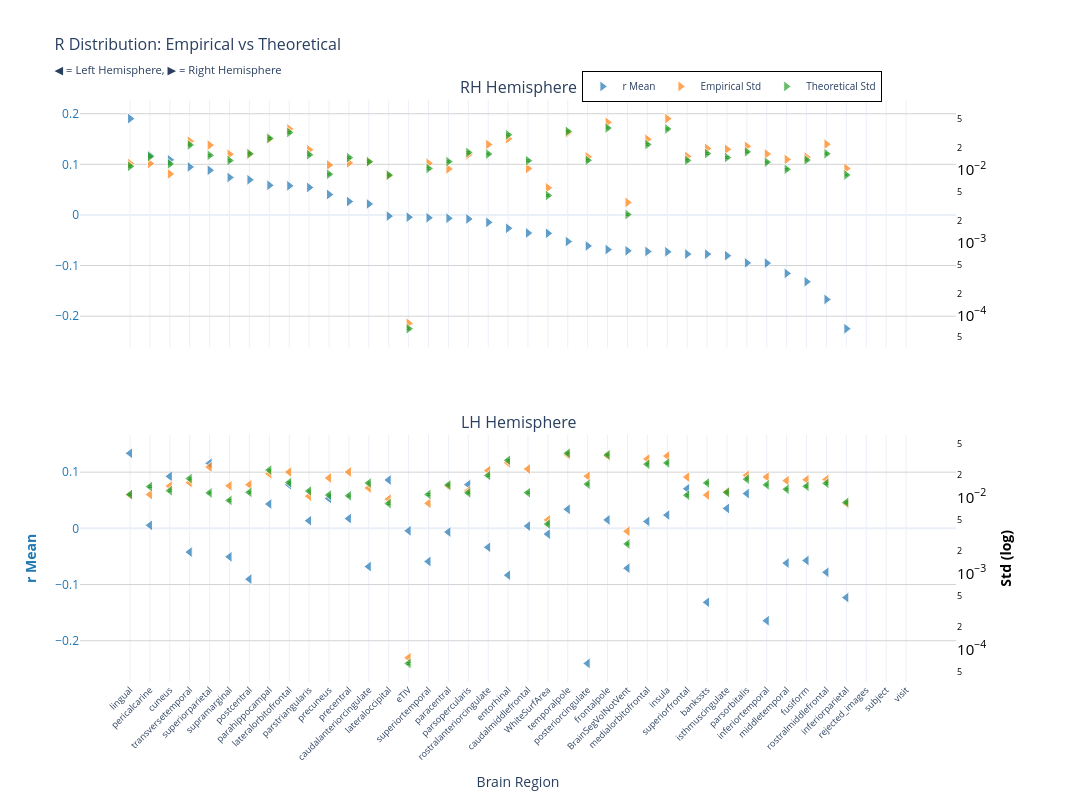
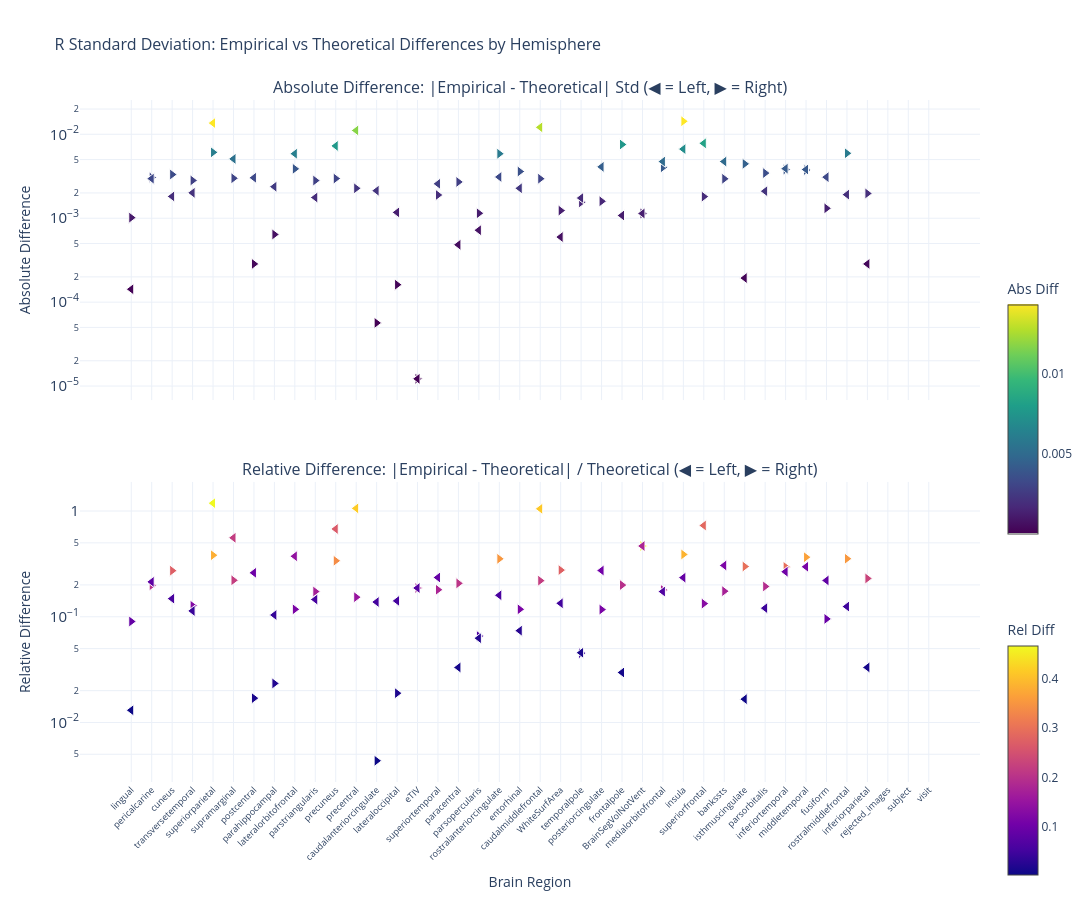

The notebook cell these images were saved under, in order:
### Markdown cell above
### F-statistic

### Code cell
nu_nav = df_npvr[(df_npvr["timepoint"] == "baseline") & (df_npvr["group"] == "HC-PD")]
data_path = stats_dir / f"partial_correlation_baseline_{METRIC}.parquet"
df, stats = get_test_stats(
    data_path,
    stat_functions_F,
    nu_nav,
    hemisphere=True,
    study="baseline",
    raw_values=True,
)
show_figure(stats, hemisphere=True, stat_name="r", study="baseline", metric=METRIC)

### Figure 1 — Plotly figure (JSON) as saved in the notebook; plotly's stock layout.template omitted (floating-point values rounded to 4 significant figures)
{"data": [{"hovertemplate": "<b>%{x}</b><br>Mean r: %{y:.2f}<br><extra></extra>", "legendgroup": "mean", "marker": {"color": "#1f77b4", "line": {"color": "white", "width": 1}, "opacity": 0.7, "size": 10, "symbol": "triangle-right"}, "mode": "markers", "name": "r Mean", "showlegend": true, "type": "scatter", "x": ["lingual", "pericalcarine", "cuneus", "transversetemporal", "superiorparietal", "supramarginal", "postcentral", "parahippocampal", "lateralorbitofrontal", "parstriangularis", "precuneus", "precentral", "caudalanteriorcingulate", "lateraloccipital", "eTIV", "superiortemporal", "paracentral", "parsopercularis", "rostralanteriorcingulate", "entorhinal", "caudalmiddlefrontal", "WhiteSurfArea", "temporalpole", "posteriorcingulate", "frontalpole", "BrainSegVolNotVent", "medialorbitofrontal", "insula", "superiorfrontal", "bankssts", "isthmuscingulate", "parsorbitalis", "inferiortemporal", "middletemporal", "fusiform", "rostralmiddlefrontal", "inferiorparietal", "rejected_images", "subject", "visit"], "xaxis": "x", "y": [0.1904, 0.1175, 0.1089, 0.09487, 0.08828, 0.07405, 0.06952, 0.05856, 0.0576, 0.05434, 0.04032, 0.02655, 0.02174, -0.002281, -0.004403, -0.005586, -0.00656, -0.007861, -0.01466, -0.02632, -0.03566, -0.03634, -0.05253, -0.06123, -0.06848, -0.07087, -0.07219, -0.07288, -0.07733, -0.07739, -0.08053, -0.09473, -0.09518, -0.1155, -0.132, -0.1669, -0.2248, NaN, NaN, NaN], "yaxis": "y"}, {"hovertemplate": "<b>%{x}</b><br>Empirical Std: %{y:.3f}<br><extra></extra>", "legendgroup": "empirical", "marker": {"color": "#ff7f0e", "line": {"color": "white", "width": 1}, "opacity": 0.7, "size": 10, "symbol": "triangle-right"}, "mode": "markers", "name": "Empirical Std", "showlegend": true, "type": "scatter", "x": ["lingual", "pericalcarine", "cuneus", "transversetemporal", "superiorparietal", "supramarginal", "postcentral", "parahippocampal", "lateralorbitofrontal", "parstriangularis", "precuneus", "precentral", "caudalanteriorcingulate", "lateraloccipital", "eTIV", "superiortemporal", "paracentral", "parsopercularis", "rostralanteriorcingulate", "entorhinal", "caudalmiddlefrontal", "WhiteSurfArea", "temporalpole", "posteriorcingulate", "frontalpole", "BrainSegVolNotVent", "medialorbitofrontal", "insula", "superiorfrontal", "bankssts", "isthmuscingulate", "parsorbitalis", "inferiortemporal", "middletemporal", "fusiform", "rostralmiddlefrontal", "inferiorparietal", "rejected_images", "subject", "visit"], "xaxis": "x", "y": [0.01229, 0.01231, 0.008846, 0.02501, 0.02205, 0.01653, 0.01652, 0.02672, 0.03686, 0.01905, 0.01174, 0.01256, 0.01307, 0.008364, 7.738e-05, 0.0124, 0.01037, 0.01631, 0.02249, 0.02704, 0.01052, 0.005695, 0.0326, 0.01521, 0.04549, 0.00358, 0.02654, 0.05116, 0.0154, 0.01985, 0.01933, 0.02128, 0.01667, 0.014, 0.01506, 0.02273, 0.01054, NaN, NaN, NaN], "yaxis": "y2"}, {"error_y": {"array": [0.0003158, 0.0004304, 0.0003408, 0.0006217, 0.0004471, 0.0003792, 0.0004709, 0.0007665, 0.0009241, 0.000455, 0.0002458, 0.0004157, 0.0003647, 0.0002389, 1.827e-06, 0.0002944, 0.0003663, 0.000489, 0.0004656, 0.0008586, 0.0003775, 0.000125, 0.0009566, 0.0003815, 0.001063, 6.84e-05, 0.0006306, 0.001032, 0.0003807, 0.0004734, 0.0004171, 0.0004994, 0.0003604, 0.0002873, 0.0003853, 0.0004705, 0.0002401, NaN, NaN, NaN], "arrayminus": [0.000307, 0.0004184, 0.0003314, 0.0006044, 0.0004347, 0.0003687, 0.0004578, 0.0007452, 0.0008985, 0.0004424, 0.000239, 0.0004042, 0.0003546, 0.0002322, 1.776e-06, 0.0002862, 0.0003562, 0.0004754, 0.0004527, 0.0008348, 0.000367, 0.0001216, 0.0009301, 0.0003709, 0.001033, 6.65e-05, 0.0006131, 0.001004, 0.0003702, 0.0004603, 0.0004055, 0.0004856, 0.0003504, 0.0002793, 0.0003746, 0.0004575, 0.0002334, NaN, NaN, NaN], "color": "#2ca02c", "thickness": 1, "type": "data", "visible": true, "width": 2}, "hovertemplate": "<b>%{x}</b><br>Theoretical Std: %{y:.3f}<br><extra></extra>", "legendgroup": "theoretical", "marker": {"color": "#2ca02c", "line": {"color": "white", "width": 1}, "opacity": 0.7, "size": 10, "symbol": "triangle-right"}, "mode": "markers", "name": "Theoretical Std", "showlegend": true, "type": "scatter", "x": ["lingual", "pericalcarine", "cuneus", "transversetemporal", "superiorparietal", "supramarginal", "postcentral", "parahippocampal", "lateralorbitofrontal", "parstriangularis", "precuneus", "precentral", "caudalanteriorcingulate", "lateraloccipital", "eTIV", "superiortemporal", "paracentral", "parsopercularis", "rostralanteriorcingulate", "entorhinal", "caudalmiddlefrontal", "WhiteSurfArea", "temporalpole", "posteriorcingulate", "frontalpole", "BrainSegVolNotVent", "medialorbitofrontal", "insula", "superiorfrontal", "bankssts", "isthmuscingulate", "parsorbitalis", "inferiortemporal", "middletemporal", "fusiform", "rostralmiddlefrontal", "inferiorparietal", "rejected_images", "subject", "visit"], "xaxis": "x", "y": [0.01127, 0.01536, 0.01216, 0.02219, 0.01596, 0.01353, 0.01681, 0.02736, 0.03298, 0.01624, 0.008773, 0.01484, 0.01302, 0.008526, 6.519e-05, 0.01051, 0.01308, 0.01745, 0.01662, 0.03065, 0.01347, 0.004462, 0.03414, 0.01362, 0.03793, 0.002441, 0.02251, 0.03685, 0.01359, 0.0169, 0.01489, 0.01783, 0.01286, 0.01025, 0.01375, 0.01679, 0.008569, NaN, NaN, NaN], "yaxis": "y2"}, {"hovertemplate": "<b>%{x}</b><br>Mean r: %{y:.2f}<br><extra></extra>", "legendgroup": "mean", "marker": {"color": "#1f77b4", "line": {"color": "white", "width": 1}, "opacity": 0.7, "size": 10, "symbol": "triangle-left"}, "mode": "markers", "name": "r Mean", "showlegend": false, "type": "scatter", "x": ["lingual", "superiorparietal", "cuneus", "lateraloccipital", "parsopercularis", "lateralorbitofrontal", "superiorfrontal", "parsorbitalis", "precuneus", "parahippocampal", "isthmuscingulate", "temporalpole", "insula", "precentral", "frontalpole", "parstriangularis", "medialorbitofrontal", "pericalcarine", "caudalmiddlefrontal", "eTIV", "paracentral", "WhiteSurfArea", "rostralanteriorcingulate", "transversetemporal", "supramarginal", "fusiform", "superiortemporal", "middletemporal", "caudalanteriorcingulate", "BrainSegVolNotVent", "rostralmiddlefrontal", "entorhinal", "postcentral", "inferiorparietal", "bankssts", "inferiortemporal", "posteriorcingulate", "rejected_images", "subject", "visit"], "xaxis": "x2", "y": [0.1336, 0.1157, 0.09253, 0.08607, 0.07794, 0.07748, 0.07052, 0.06194, 0.05326, 0.04332, 0.03544, 0.03388, 0.02363, 0.01738, 0.01508, 0.01365, 0.01237, 0.005412, 0.004052, -0.004403, -0.006578, -0.01019, -0.03366, -0.04224, -0.05063, -0.05721, -0.05897, -0.06179, -0.06798, -0.07087, -0.07819, -0.08327, -0.09036, -0.1231, -0.1315, -0.1644, -0.2403, NaN, NaN, NaN], "yaxis": "y3"}, {"hovertemplate": "<b>%{x}</b><br>Empirical Std: %{y:.3f}<br><extra></extra>", "legendgroup": "empirical", "marker": {"color": "#ff7f0e", "line": {"color": "white", "width": 1}, "opacity": 0.7, "size": 10, "symbol": "triangle-left"}, "mode": "markers", "name": "Empirical Std", "showlegend": false, "type": "scatter", "x": ["lingual", "superiorparietal", "cuneus", "lateraloccipital", "parsopercularis", "lateralorbitofrontal", "superiorfrontal", "parsorbitalis", "precuneus", "parahippocampal", "isthmuscingulate", "temporalpole", "insula", "precentral", "frontalpole", "parstriangularis", "medialorbitofrontal", "pericalcarine", "caudalmiddlefrontal", "eTIV", "paracentral", "WhiteSurfArea", "rostralanteriorcingulate", "transversetemporal", "supramarginal", "fusiform", "superiortemporal", "middletemporal", "caudalanteriorcingulate", "BrainSegVolNotVent", "rostralmiddlefrontal", "entorhinal", "postcentral", "inferiorparietal", "bankssts", "inferiortemporal", "posteriorcingulate", "rejected_images", "subject", "visit"], "xaxis": "x2", "y": [0.01078, 0.02507, 0.01408, 0.009482, 0.0122, 0.02158, 0.01851, 0.0195, 0.01802, 0.02049, 0.01184, 0.03638, 0.03511, 0.02161, 0.03521, 0.01036, 0.03208, 0.0109, 0.02365, 7.738e-05, 0.01408, 0.005046, 0.02253, 0.01567, 0.01422, 0.0171, 0.008365, 0.01663, 0.01331, 0.00358, 0.01722, 0.02853, 0.0147, 0.008314, 0.01076, 0.01854, 0.01904, NaN, NaN, NaN], "yaxis": "y4"}, {"error_y": {"array": [0.000306, 0.0003212, 0.0003434, 0.0002328, 0.0003217, 0.0004401, 0.0002998, 0.0004875, 0.0003011, 0.0006407, 0.0003262, 0.001068, 0.000797, 0.000294, 0.001017, 0.0003398, 0.0007662, 0.0003884, 0.0003233, 1.827e-06, 0.0004081, 0.0001247, 0.0005444, 0.0004952, 0.0002557, 0.0003926, 0.0003064, 0.0003592, 0.0004324, 6.84e-05, 0.0004289, 0.0008631, 0.0003267, 0.0002409, 0.0004343, 0.0004101, 0.0004187, NaN, NaN, NaN], "arrayminus": [0.0002975, 0.0003123, 0.0003339, 0.0002263, 0.0003128, 0.0004279, 0.0002915, 0.000474, 0.0002928, 0.000623, 0.0003172, 0.001038, 0.0007749, 0.0002858, 0.0009885, 0.0003304, 0.000745, 0.0003777, 0.0003143, 1.776e-06, 0.0003968, 0.0001212, 0.0005293, 0.0004815, 0.0002486, 0.0003817, 0.0002979, 0.0003493, 0.0004204, 6.65e-05, 0.000417, 0.0008392, 0.0003176, 0.0002342, 0.0004223, 0.0003987, 0.0004071, NaN, NaN, NaN], "color": "#2ca02c", "thickness": 1, "type": "data", "visible": true, "width": 2}, "hovertemplate": "<b>%{x}</b><br>Theoretical Std: %{y:.3f}<br><extra></extra>", "legendgroup": "theoretical", "marker": {"color": "#2ca02c", "line": {"color": "white", "width": 1}, "opacity": 0.7, "size": 10, "symbol": "triangle-left"}, "mode": "markers", "name": "Theoretical Std", "showlegend": false, "type": "scatter", "x": ["lingual", "superiorparietal", "cuneus", "lateraloccipital", "parsopercularis", "lateralorbitofrontal", "superiorfrontal", "parsorbitalis", "precuneus", "parahippocampal", "isthmuscingulate", "temporalpole", "insula", "precentral", "frontalpole", "parstriangularis", "medialorbitofrontal", "pericalcarine", "caudalmiddlefrontal", "eTIV", "paracentral", "WhiteSurfArea", "rostralanteriorcingulate", "transversetemporal", "supramarginal", "fusiform", "superiortemporal", "middletemporal", "caudalanteriorcingulate", "BrainSegVolNotVent", "rostralmiddlefrontal", "entorhinal", "postcentral", "inferiorparietal", "bankssts", "inferiortemporal", "posteriorcingulate", "rejected_images", "subject", "visit"], "xaxis": "x2", "y": [0.01092, 0.01146, 0.01226, 0.008308, 0.01148, 0.01571, 0.0107, 0.0174, 0.01075, 0.02287, 0.01164, 0.03812, 0.02845, 0.01049, 0.03629, 0.01213, 0.02735, 0.01386, 0.01154, 6.519e-05, 0.01457, 0.00445, 0.01943, 0.01768, 0.009127, 0.01401, 0.01094, 0.01282, 0.01543, 0.002441, 0.01531, 0.03081, 0.01166, 0.008599, 0.0155, 0.01464, 0.01495, NaN, NaN, NaN], "yaxis": "y4"}], "layout": {"annotations": [{"font": {"size": 16}, "showarrow": false, "text": "RH Hemisphere", "x": 0.47, "xanchor": "center", "xref": "paper", "y": 1.0, "yanchor": "bottom", "yref": "paper"}, {"font": {"size": 16}, "showarrow": false, "text": "LH Hemisphere", "x": 0.47, "xanchor": "center", "xref": "paper", "y": 0.425, "yanchor": "bottom", "yref": "paper"}], "height": 800, "hovermode": "x", "legend": {"bgcolor": "rgba(255, 255, 255, 0.9)", "bordercolor": "black", "borderwidth": 1, "font": {"size": 10}, "orientation": "h", "x": 0.7, "xanchor": "center", "y": 1.05}, "title": {"font": {"size": 16}, "text": "R Distribution: Empirical vs Theoretical<br><sub>◀ = Left Hemisphere, ▶ = Right Hemisphere</sub>"}, "width": 1400, "xaxis": {"anchor": "y", "domain": [0.0, 0.94], "matches": "x2", "showticklabels": false}, "xaxis2": {"anchor": "y3", "domain": [0.0, 0.94], "tickangle": -45, "tickfont": {"size": 9}, "title": {"text": "Brain Region"}}, "yaxis": {"anchor": "x", "domain": [0.575, 1.0], "gridcolor": "lightgray", "showgrid": true, "tickfont": {"color": "#1f77b4"}, "title": {"font": {"color": "#1f77b4"}, "text": ""}}, "yaxis2": {"anchor": "x", "exponentformat": "power", "overlaying": "y", "showgrid": false, "side": "right", "tickfont": {"color": "black"}, "title": {"font": {"color": "black"}, "text": ""}, "type": "log"}, "yaxis3": {"anchor": "x2", "domain": [0.0, 0.425], "gridcolor": "lightgray", "showgrid": true, "tickfont": {"color": "#1f77b4"}, "title": {"font": {"color": "#1f77b4"}, "text": "<b>r Mean</b>"}}, "yaxis4": {"anchor": "x2", "exponentformat": "power", "overlaying": "y3", "showgrid": false, "side": "right", "tickfont": {"color": "black"}, "title": {"font": {"color": "black"}, "text": "<b>Std (log)</b>"}, "type": "log"}}}

### Figure 2 — Plotly figure (JSON) as saved in the notebook; plotly's stock layout.template omitted (floating-point values rounded to 4 significant figures)
{"data": [{"hovertemplate": "<b>%{x}</b><br>Hemisphere: %{text}<br>Abs Diff: %{y:.4f}<br><extra></extra>", "legendgroup": "abs_rh", "marker": {"color": [0.001016, 0.003052, 0.003319, 0.002818, 0.006096, 0.002994, 0.0002854, 0.0006402, 0.003876, 0.002812, 0.00297, 0.002273, 5.656e-05, 0.0001614, 1.219e-05, 0.001892, 0.002706, 0.001145, 0.005867, 0.003603, 0.002957, 0.001233, 0.001545, 0.001592, 0.007559, 0.001139, 0.004039, 0.01431, 0.001809, 0.00295, 0.004444, 0.00345, 0.003809, 0.003751, 0.001312, 0.005942, 0.001974, NaN, NaN, NaN], "colorbar": {"len": 0.4, "title": {"text": "Abs Diff"}, "y": 0.75, "yanchor": "top"}, "colorscale": [[0.0, "#440154"], [0.1111, "#482878"], [0.2222, "#3e4989"], [0.3333, "#31688e"], [0.4444, "#26828e"], [0.5556, "#1f9e89"], [0.6667, "#35b779"], [0.7778, "#6ece58"], [0.8889, "#b5de2b"], [1.0, "#fde725"]], "line": {"color": "white", "width": 1}, "showscale": true, "size": 10, "symbol": "triangle-right"}, "mode": "markers", "name": "Absolute (rh)", "showlegend": false, "text": ["rh", "rh", "rh", "rh", "rh", "rh", "rh", "rh", "rh", "rh", "rh", "rh", "rh", "rh", "rh", "rh", "rh", "rh", "rh", "rh", "rh", "rh", "rh", "rh", "rh", "rh", "rh", "rh", "rh", "rh", "rh", "rh", "rh", "rh", "rh", "rh", "rh", "rh", "rh", "rh"], "type": "scatter", "x": ["lingual", "pericalcarine", "cuneus", "transversetemporal", "superiorparietal", "supramarginal", "postcentral", "parahippocampal", "lateralorbitofrontal", "parstriangularis", "precuneus", "precentral", "caudalanteriorcingulate", "lateraloccipital", "eTIV", "superiortemporal", "paracentral", "parsopercularis", "rostralanteriorcingulate", "entorhinal", "caudalmiddlefrontal", "WhiteSurfArea", "temporalpole", "posteriorcingulate", "frontalpole", "BrainSegVolNotVent", "medialorbitofrontal", "insula", "superiorfrontal", "bankssts", "isthmuscingulate", "parsorbitalis", "inferiortemporal", "middletemporal", "fusiform", "rostralmiddlefrontal", "inferiorparietal", "rejected_images", "subject", "visit"], "xaxis": "x", "y": [0.001016, 0.003052, 0.003319, 0.002818, 0.006096, 0.002994, 0.0002854, 0.0006402, 0.003876, 0.002812, 0.00297, 0.002273, 5.656e-05, 0.0001614, 1.219e-05, 0.001892, 0.002706, 0.001145, 0.005867, 0.003603, 0.002957, 0.001233, 0.001545, 0.001592, 0.007559, 0.001139, 0.004039, 0.01431, 0.001809, 0.00295, 0.004444, 0.00345, 0.003809, 0.003751, 0.001312, 0.005942, 0.001974, NaN, NaN, NaN], "yaxis": "y"}, {"hovertemplate": "<b>%{x}</b><br>Hemisphere: %{text}<br>Rel Diff: %{y:.2%}<br><extra></extra>", "legendgroup": "rel_rh", "marker": {"color": [0.09019, 0.1987, 0.2728, 0.127, 0.382, 0.2212, 0.01698, 0.0234, 0.1175, 0.1732, 0.3385, 0.1532, 0.004345, 0.01893, 0.187, 0.1801, 0.2069, 0.06563, 0.3531, 0.1176, 0.2195, 0.2762, 0.04526, 0.1169, 0.1993, 0.4666, 0.1795, 0.3883, 0.1331, 0.1746, 0.2986, 0.1935, 0.2961, 0.3658, 0.09541, 0.3538, 0.2303, NaN, NaN, NaN], "colorbar": {"len": 0.4, "title": {"text": "Rel Diff"}, "y": 0.25, "yanchor": "top"}, "colorscale": [[0.0, "#0d0887"], [0.1111, "#46039f"], [0.2222, "#7201a8"], [0.3333, "#9c179e"], [0.4444, "#bd3786"], [0.5556, "#d8576b"], [0.6667, "#ed7953"], [0.7778, "#fb9f3a"], [0.8889, "#fdca26"], [1.0, "#f0f921"]], "line": {"color": "white", "width": 1}, "showscale": true, "size": 10, "symbol": "triangle-right"}, "mode": "markers", "name": "Relative (rh)", "showlegend": false, "text": ["rh", "rh", "rh", "rh", "rh", "rh", "rh", "rh", "rh", "rh", "rh", "rh", "rh", "rh", "rh", "rh", "rh", "rh", "rh", "rh", "rh", "rh", "rh", "rh", "rh", "rh", "rh", "rh", "rh", "rh", "rh", "rh", "rh", "rh", "rh", "rh", "rh", "rh", "rh", "rh"], "type": "scatter", "x": ["lingual", "pericalcarine", "cuneus", "transversetemporal", "superiorparietal", "supramarginal", "postcentral", "parahippocampal", "lateralorbitofrontal", "parstriangularis", "precuneus", "precentral", "caudalanteriorcingulate", "lateraloccipital", "eTIV", "superiortemporal", "paracentral", "parsopercularis", "rostralanteriorcingulate", "entorhinal", "caudalmiddlefrontal", "WhiteSurfArea", "temporalpole", "posteriorcingulate", "frontalpole", "BrainSegVolNotVent", "medialorbitofrontal", "insula", "superiorfrontal", "bankssts", "isthmuscingulate", "parsorbitalis", "inferiortemporal", "middletemporal", "fusiform", "rostralmiddlefrontal", "inferiorparietal", "rejected_images", "subject", "visit"], "xaxis": "x2", "y": [0.09019, 0.1987, 0.2728, 0.127, 0.382, 0.2212, 0.01698, 0.0234, 0.1175, 0.1732, 0.3385, 0.1532, 0.004345, 0.01893, 0.187, 0.1801, 0.2069, 0.06563, 0.3531, 0.1176, 0.2195, 0.2762, 0.04526, 0.1169, 0.1993, 0.4666, 0.1795, 0.3883, 0.1331, 0.1746, 0.2986, 0.1935, 0.2961, 0.3658, 0.09541, 0.3538, 0.2303, NaN, NaN, NaN], "yaxis": "y2"}, {"hovertemplate": "<b>%{x}</b><br>Hemisphere: %{text}<br>Abs Diff: %{y:.4f}<br><extra></extra>", "legendgroup": "abs_lh", "marker": {"color": [0.0001425, 0.0136, 0.001818, 0.001174, 0.00072, 0.005869, 0.007808, 0.002099, 0.007272, 0.002375, 0.0001936, 0.001741, 0.006666, 0.01112, 0.001078, 0.001765, 0.004733, 0.002963, 0.01211, 1.219e-05, 0.0004825, 0.0005967, 0.003102, 0.002007, 0.005092, 0.003088, 0.002571, 0.003807, 0.002127, 0.001139, 0.001911, 0.002275, 0.003036, 0.0002853, 0.004738, 0.0039, 0.004093, NaN, NaN, NaN], "colorbar": {"len": 0.4, "title": {"text": "Abs Diff"}, "y": 0.75, "yanchor": "top"}, "colorscale": [[0.0, "#440154"], [0.1111, "#482878"], [0.2222, "#3e4989"], [0.3333, "#31688e"], [0.4444, "#26828e"], [0.5556, "#1f9e89"], [0.6667, "#35b779"], [0.7778, "#6ece58"], [0.8889, "#b5de2b"], [1.0, "#fde725"]], "line": {"color": "white", "width": 1}, "showscale": false, "size": 10, "symbol": "triangle-left"}, "mode": "markers", "name": "Absolute (lh)", "showlegend": false, "text": ["lh", "lh", "lh", "lh", "lh", "lh", "lh", "lh", "lh", "lh", "lh", "lh", "lh", "lh", "lh", "lh", "lh", "lh", "lh", "lh", "lh", "lh", "lh", "lh", "lh", "lh", "lh", "lh", "lh", "lh", "lh", "lh", "lh", "lh", "lh", "lh", "lh", "lh", "lh", "lh"], "type": "scatter", "x": ["lingual", "superiorparietal", "cuneus", "lateraloccipital", "parsopercularis", "lateralorbitofrontal", "superiorfrontal", "parsorbitalis", "precuneus", "parahippocampal", "isthmuscingulate", "temporalpole", "insula", "precentral", "frontalpole", "parstriangularis", "medialorbitofrontal", "pericalcarine", "caudalmiddlefrontal", "eTIV", "paracentral", "WhiteSurfArea", "rostralanteriorcingulate", "transversetemporal", "supramarginal", "fusiform", "superiortemporal", "middletemporal", "caudalanteriorcingulate", "BrainSegVolNotVent", "rostralmiddlefrontal", "entorhinal", "postcentral", "inferiorparietal", "bankssts", "inferiortemporal", "posteriorcingulate", "rejected_images", "subject", "visit"], "xaxis": "x", "y": [0.0001425, 0.0136, 0.001818, 0.001174, 0.00072, 0.005869, 0.007808, 0.002099, 0.007272, 0.002375, 0.0001936, 0.001741, 0.006666, 0.01112, 0.001078, 0.001765, 0.004733, 0.002963, 0.01211, 1.219e-05, 0.0004825, 0.0005967, 0.003102, 0.002007, 0.005092, 0.003088, 0.002571, 0.003807, 0.002127, 0.001139, 0.001911, 0.002275, 0.003036, 0.0002853, 0.004738, 0.0039, 0.004093, NaN, NaN, NaN], "yaxis": "y"}, {"hovertemplate": "<b>%{x}</b><br>Hemisphere: %{text}<br>Rel Diff: %{y:.2%}<br><extra></extra>", "legendgroup": "rel_lh", "marker": {"color": [0.01304, 1.187, 0.1484, 0.1413, 0.0627, 0.3736, 0.7297, 0.1207, 0.6766, 0.1039, 0.01663, 0.04568, 0.2343, 1.06, 0.0297, 0.1456, 0.1731, 0.2137, 1.049, 0.187, 0.03312, 0.1341, 0.1597, 0.1135, 0.558, 0.2204, 0.2351, 0.2969, 0.1378, 0.4666, 0.1248, 0.07385, 0.2604, 0.03318, 0.3057, 0.2665, 0.2738, NaN, NaN, NaN], "colorbar": {"len": 0.4, "title": {"text": "Rel Diff"}, "y": 0.25, "yanchor": "top"}, "colorscale": [[0.0, "#0d0887"], [0.1111, "#46039f"], [0.2222, "#7201a8"], [0.3333, "#9c179e"], [0.4444, "#bd3786"], [0.5556, "#d8576b"], [0.6667, "#ed7953"], [0.7778, "#fb9f3a"], [0.8889, "#fdca26"], [1.0, "#f0f921"]], "line": {"color": "white", "width": 1}, "showscale": false, "size": 10, "symbol": "triangle-left"}, "mode": "markers", "name": "Relative (lh)", "showlegend": false, "text": ["lh", "lh", "lh", "lh", "lh", "lh", "lh", "lh", "lh", "lh", "lh", "lh", "lh", "lh", "lh", "lh", "lh", "lh", "lh", "lh", "lh", "lh", "lh", "lh", "lh", "lh", "lh", "lh", "lh", "lh", "lh", "lh", "lh", "lh", "lh", "lh", "lh", "lh", "lh", "lh"], "type": "scatter", "x": ["lingual", "superiorparietal", "cuneus", "lateraloccipital", "parsopercularis", "lateralorbitofrontal", "superiorfrontal", "parsorbitalis", "precuneus", "parahippocampal", "isthmuscingulate", "temporalpole", "insula", "precentral", "frontalpole", "parstriangularis", "medialorbitofrontal", "pericalcarine", "caudalmiddlefrontal", "eTIV", "paracentral", "WhiteSurfArea", "rostralanteriorcingulate", "transversetemporal", "supramarginal", "fusiform", "superiortemporal", "middletemporal", "caudalanteriorcingulate", "BrainSegVolNotVent", "rostralmiddlefrontal", "entorhinal", "postcentral", "inferiorparietal", "bankssts", "inferiortemporal", "posteriorcingulate", "rejected_images", "subject", "visit"], "xaxis": "x2", "y": [0.01304, 1.187, 0.1484, 0.1413, 0.0627, 0.3736, 0.7297, 0.1207, 0.6766, 0.1039, 0.01663, 0.04568, 0.2343, 1.06, 0.0297, 0.1456, 0.1731, 0.2137, 1.049, 0.187, 0.03312, 0.1341, 0.1597, 0.1135, 0.558, 0.2204, 0.2351, 0.2969, 0.1378, 0.4666, 0.1248, 0.07385, 0.2604, 0.03318, 0.3057, 0.2665, 0.2738, NaN, NaN, NaN], "yaxis": "y2"}], "layout": {"annotations": [{"font": {"size": 16}, "showarrow": false, "text": "Absolute Difference: |Empirical - Theoretical| Std (◀ = Left, ▶ = Right)", "x": 0.5, "xanchor": "center", "xref": "paper", "y": 1.0, "yanchor": "bottom", "yref": "paper"}, {"font": {"size": 16}, "showarrow": false, "text": "Relative Difference: |Empirical - Theoretical| / Theoretical (◀ = Left, ▶ = Right)", "x": 0.5, "xanchor": "center", "xref": "paper", "y": 0.44, "yanchor": "bottom", "yref": "paper"}], "height": 900, "hovermode": "x unified", "showlegend": false, "title": {"font": {"size": 16}, "text": "R Standard Deviation: Empirical vs Theoretical Differences by Hemisphere"}, "width": 1400, "xaxis": {"anchor": "y", "domain": [0.0, 1.0], "showticklabels": false}, "xaxis2": {"anchor": "y2", "domain": [0.0, 1.0], "tickangle": -45, "tickfont": {"size": 9}, "title": {"text": "Brain Region"}}, "yaxis": {"anchor": "x", "domain": [0.56, 1.0], "exponentformat": "power", "title": {"text": "Absolute Difference"}, "type": "log"}, "yaxis2": {"anchor": "x2", "domain": [0.0, 0.44], "exponentformat": "power", "title": {"text": "Relative Difference"}, "type": "log"}}}
